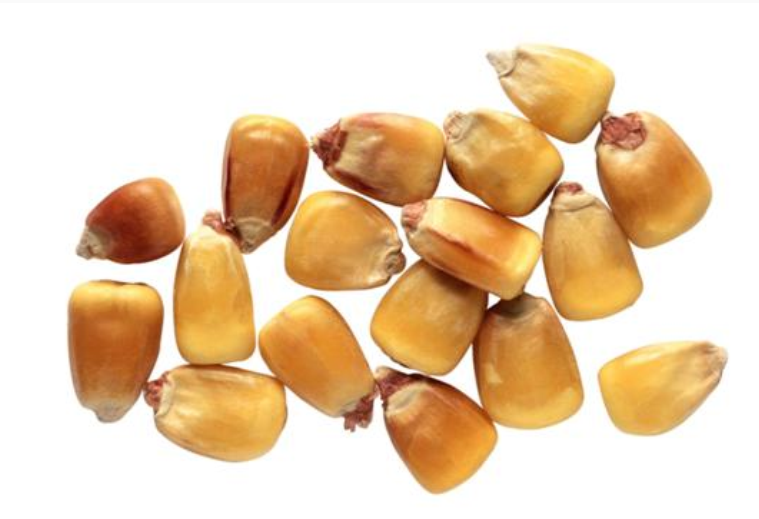
#> input picture 19分水岭/jishu.png, 759 x 519 px
$ python untitled0.py
#> lines starting #> are read from the running program, lines starting #| are printed output that depends on the picture; after the words box and inside, x2 and y2 are one past the last pixel; in counts of white or black regions, pixels touching at a corner belong together
# -*- coding: utf-8 -*-
"""
Created on Mon Apr 22 15:41:40 2019

@author: dell
"""
#https://zhuanlan.zhihu.com/p/34866092
import numpy as np
import cv2
from matplotlib import pyplot as plt
img=cv2.imread('jishu.png')
#> img is the input picture: shape (519, 759, 3); mean B, G, R 176.9, 207.7, 233.8
img=cv2.pyrMeanShiftFiltering(img,10,50)
gray=cv2.cvtColor(img,cv2.COLOR_BGR2GRAY)
ret,thresh=cv2.threshold(gray,0,255,cv2.THRESH_BINARY_INV+cv2.THRESH_OTSU)
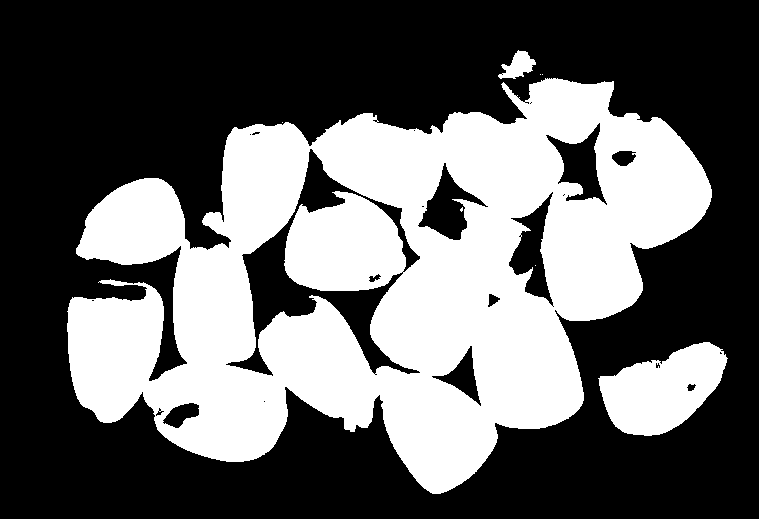
#> thresh: shape (519, 759); 39.2% white; 8 white regions (5 under 20 px), largest, box (x1, y1, x2, y2) and area: (67, 78, 712, 494) 146336, (598, 342, 728, 436) 7596, (498, 50, 536, 79) 587
#> ret = 201
cv2.imshow('thresh',thresh)
#去除噪声
kernel=np.ones((3,3),np.uint8)
#opening=cv2.morphologyEx(thresh,cv2.MORPH_OPEN,kernel,iterations=1)
#cv2.imshow('open',opening)
#确定背景区域
sure_bg=cv2.dilate(thresh,kernel,iterations=2)
#> sure_bg: shape (519, 759); 43% white; 2 white regions, box (x1, y1, x2, y2) and area: (65, 48, 714, 496) 160837, (596, 340, 730, 438) 8583
cv2.imshow('sure_bg',sure_bg)
#距离变换
dist_transform=cv2.distanceTransform(thresh,1,5)
ret,sure_fg=cv2.threshold(dist_transform,0.7*dist_transform.max(),255,0)
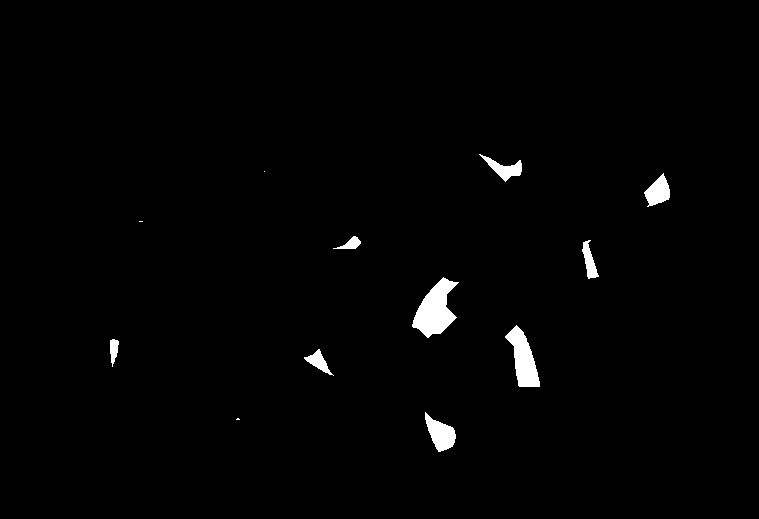
#> sure_fg: shape (519, 759) float32; 1.3% white; 12 white regions (3 under 20 px), largest, box (x1, y1, x2, y2) and area: (412, 277, 459, 338) 1531, (505, 325, 540, 387) 1127, (425, 412, 456, 452) 673
#> ret = 42.7
cv2.imshow('d_trans',np.uint8(dist_transform*10))
cv2.imshow('sure_fg',sure_fg)
#寻找未知源
sure_fg=np.uint8(sure_fg)
unknown=cv2.subtract(sure_bg,sure_fg)
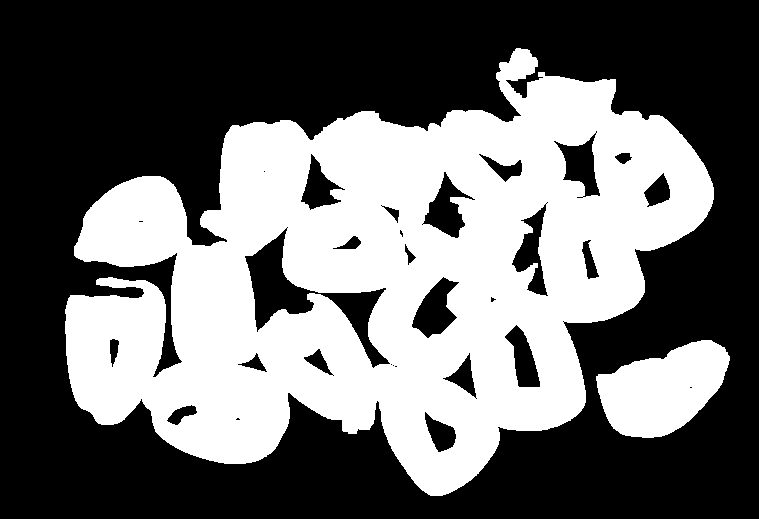
#> unknown: shape (519, 759); 41.7% white; 2 white regions, box (x1, y1, x2, y2) and area: (65, 48, 714, 496) 155591, (596, 340, 730, 438) 8583
cv2.imshow('uno',unknown)

ret,markersl=cv2.connectedComponents(sure_fg)#对得到的前景进行标记，它会把将背景标记为 0，其他的对象使用从 1 开始的正整数标记。
#> markersl: shape (519, 759) int32; 13 distinct labels, from 0 to 12
#> ret = 13

markers=markersl+1
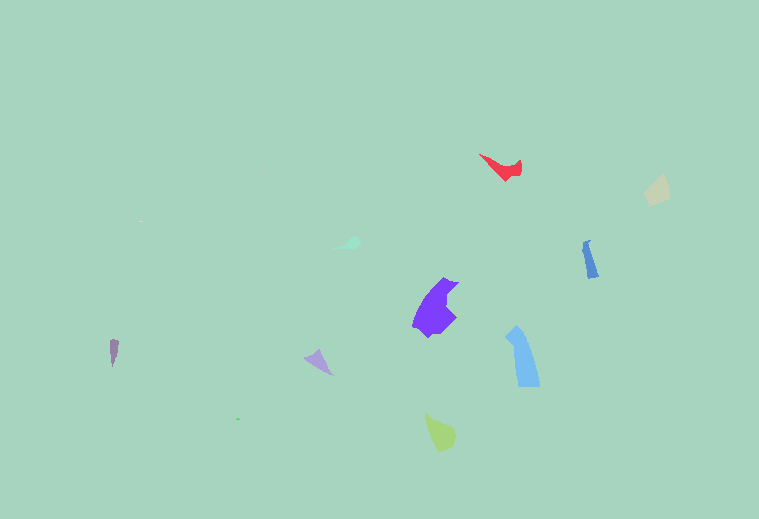
#> markers: shape (519, 759) int32; 13 distinct labels, from 1 to 13; one colour per label, 0 black
markers[unknown==255]=0
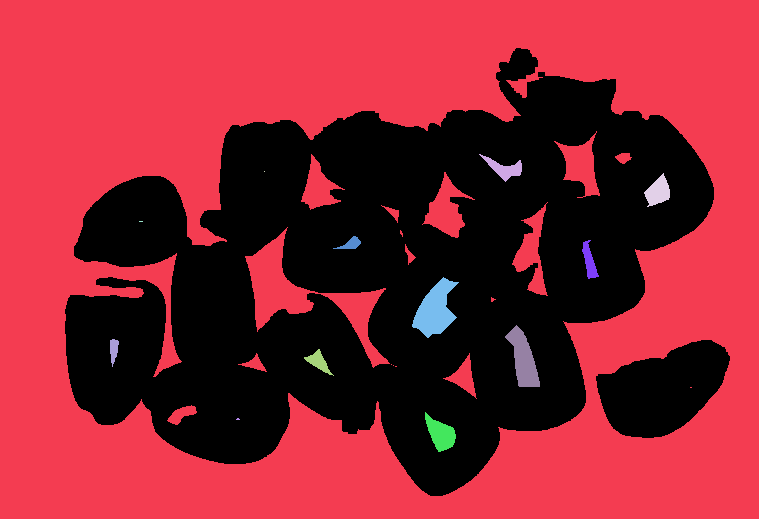
#> markers: shape (519, 759) int32; 14 distinct labels, from 0 to 13; one colour per label, 0 black

markers3=cv2.watershed(img,markers)
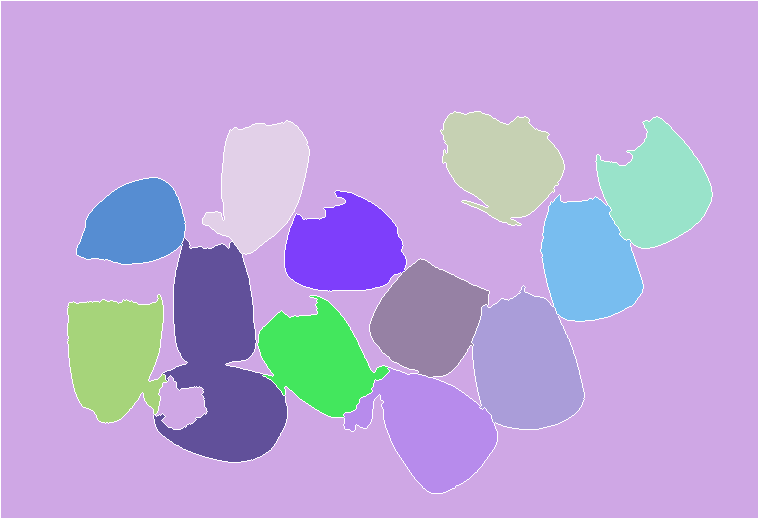
#> markers3: shape (519, 759) int32; 14 distinct labels, from -1 to 13; one colour per label, 0 black, -1 white
img[markers3==-1]=[0,0,255]
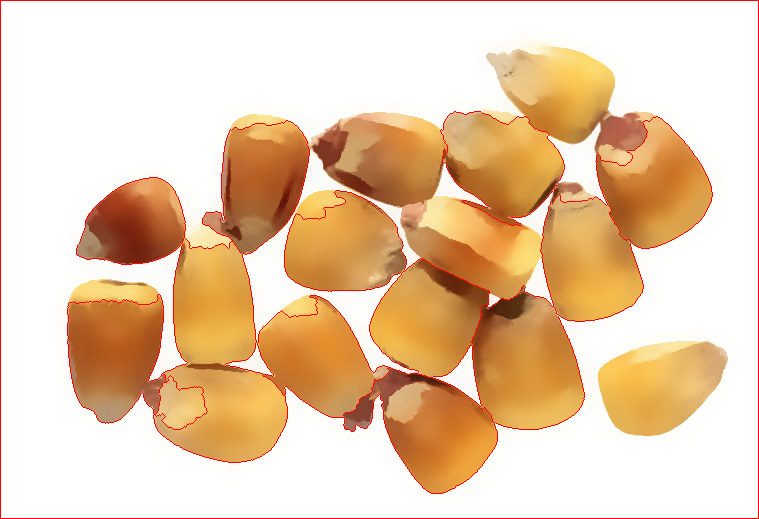
#> img: shape (519, 759, 3); mean B, G, R 173.3, 204.3, 235.1
cv2.imshow('1',img)
